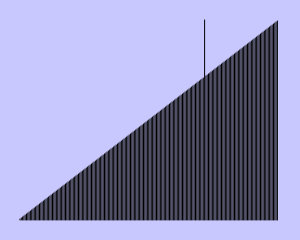
Frame 1 (no input)
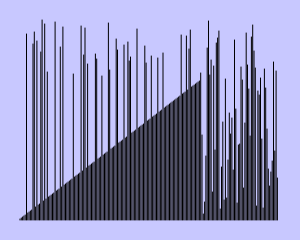
Frame 60 (no input)
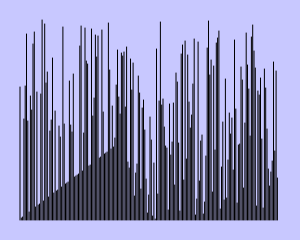
Frame 120 (the mouse pressed at the canvas centre since frame 60)

The p5.js sketch that drew these frames (run headless with seeded random() and noise() and a simulated clock; from frame 60 on, the mouse is pressed at the canvas centre):

// p5.js sketch
// ── sketch.js
'use strict'

let arr = [];
let arrSize = 200;
let n;
let sortActive = false;
let sortNum;
let sortedLines = 0;

function setup() {
  createCanvas(300,arrSize+40);
  
  for(let i = 0 ; i < arrSize; i++) {
    arr.push(i+1);
    
  }
  
  
  n = arr.length-1;
  sortNum = arr.length-1;
}

function draw() {
  translate(20,height-20);
  background(200,200,255);
  
  if(n >= 0) {
    shuffleArr(arr,n);
  } else {
    sortActive = true;
  }
  
  if (sortActive) {
    bubbleSort(arr);
  }
  
  
  
  for(let i = 0;i < arr.length-1;i++) {
    line((i*(width-40))/arr.length,-arr[i],(i*(width-40))/arr.length,0);
  }
}

function shuffleArr(arr, num) {
  let rand = round(random(0, num));
  swap(arr, num, rand);
  n--;
}


function swap(array,nr1,nr2) {
  let temp = arr[nr1];
  arr[nr1] = arr[nr2];
  arr[nr2] = temp;
}

function bubbleSort(array) {
  if(array[sortNum-1] > array[sortNum]) {
    swap(array,sortNum,sortNum-1);
  }
  
  sortNum--;
  if(sortNum <= 0) {
    sortedLines++;
    sortNum = array.length-1;
  }
}
